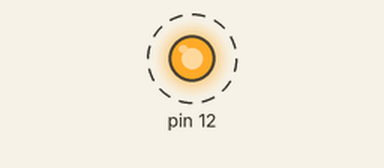
Recording of a program running on a simulated Raspberry Pi (header pin numbers). Shown: output pins drawn as LEDs (lit = HIGH). Dashed ring = blinking. What the program prints to the terminal is not drawn. At 5.0 s the program stops and its outputs stay as they are.

Above: at 0.12 s.
Timing chart, 0 to 3.0 s (numbered marks = the images above):
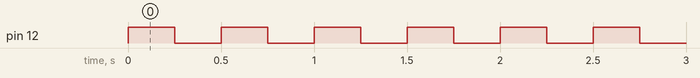

The program:

led.py
```python
import time

import RPi.GPIO as GPIO


def main():
    print('setup')
    GPIO.setwarnings(False)
    GPIO.setmode(GPIO.BOARD)
    GPIO.setup(12, GPIO.OUT)

    for _ in range(10):
        print('led on')
        GPIO.output(12, GPIO.HIGH)
        time.sleep(0.25)

        print('led off')
        GPIO.output(12, GPIO.LOW)
        time.sleep(0.25)

    print('cleanup')
    GPIO.cleanup()


if __name__ == '__main__':
    main()
```

Measured:
- by itself, pin 12: alternates HIGH for 0.25 s and LOW for 0.25 s, 20 changes in all, then stays LOW
